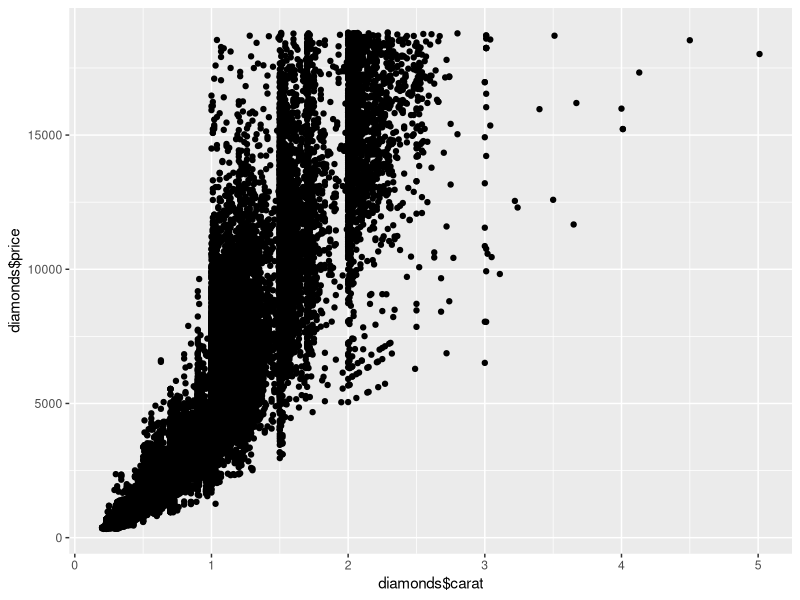
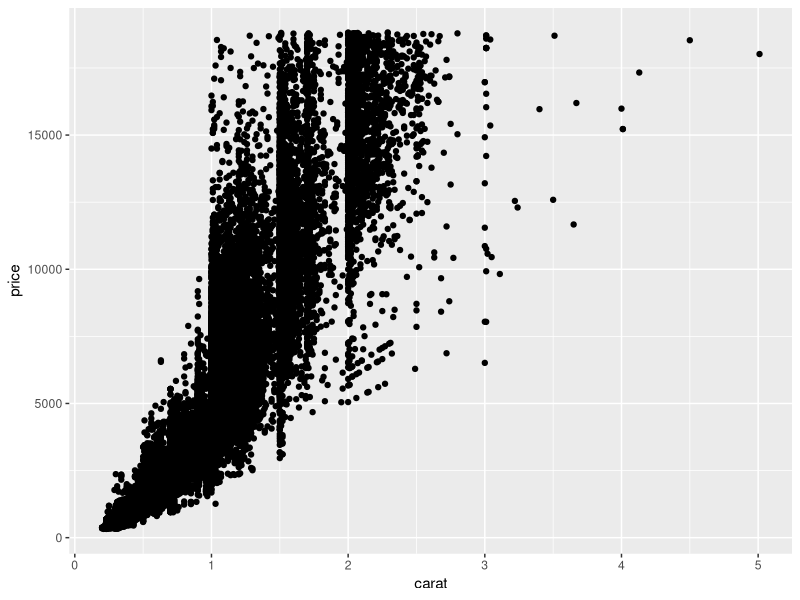
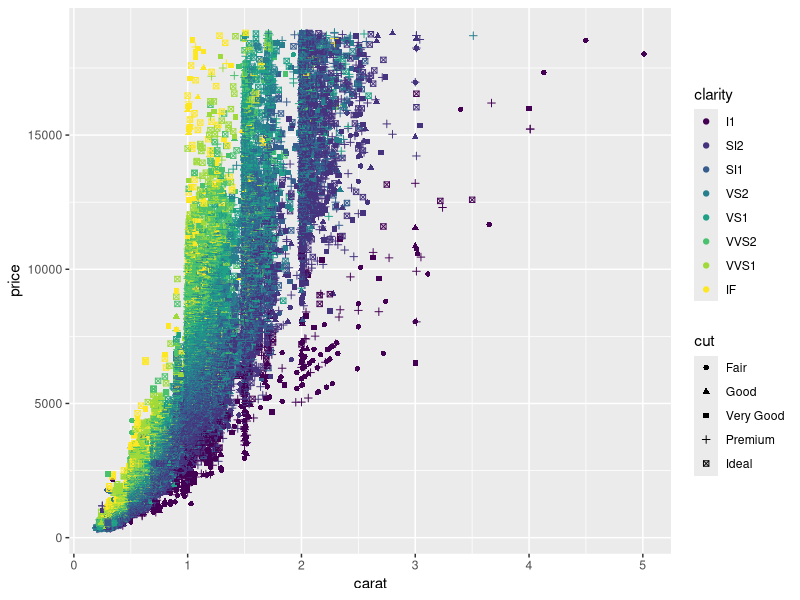
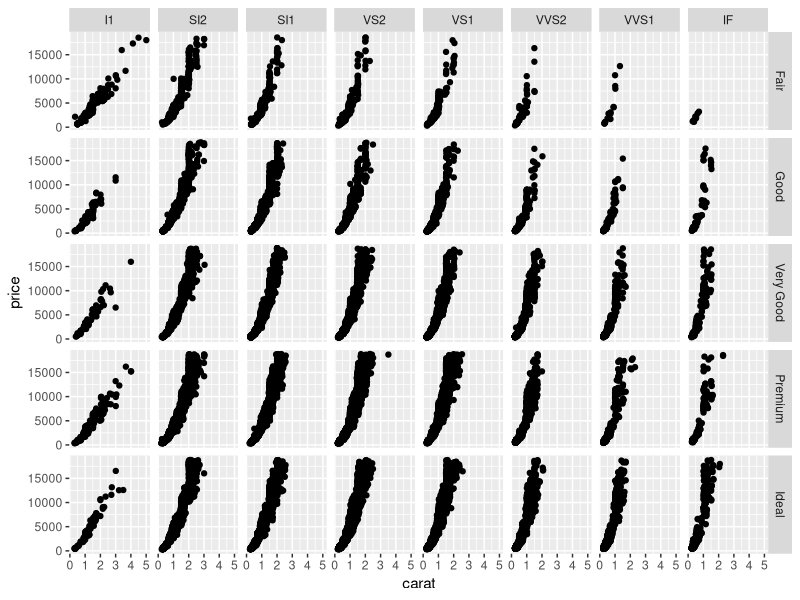
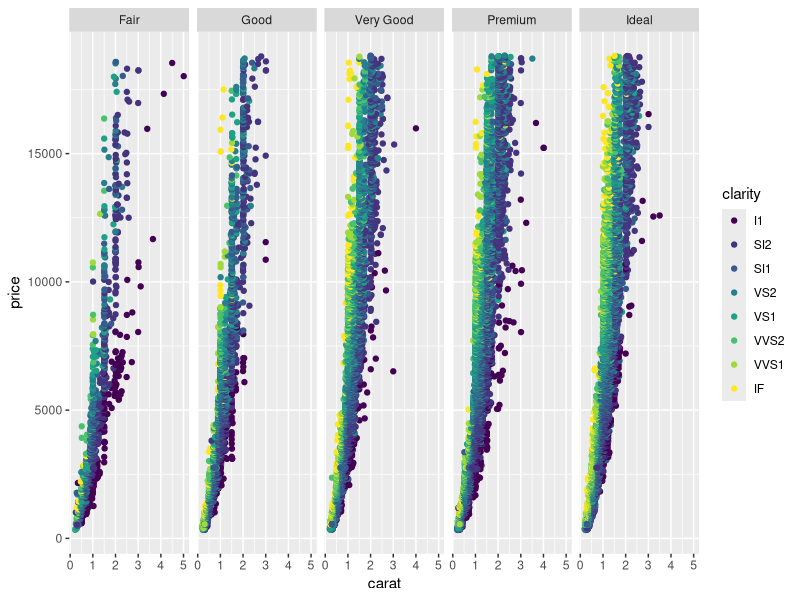
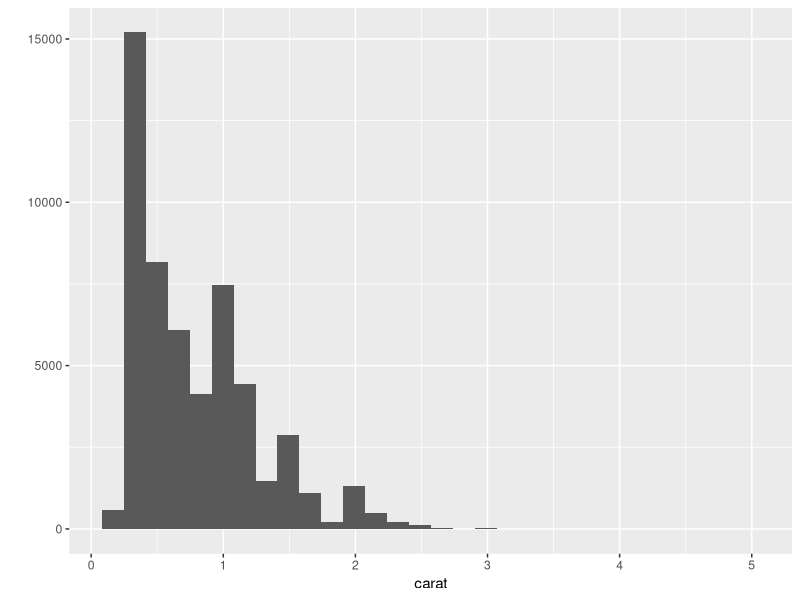
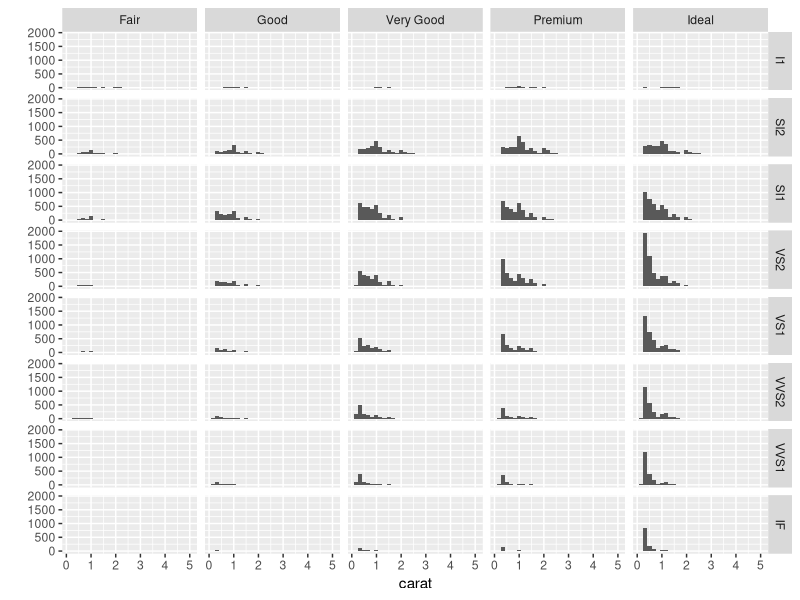
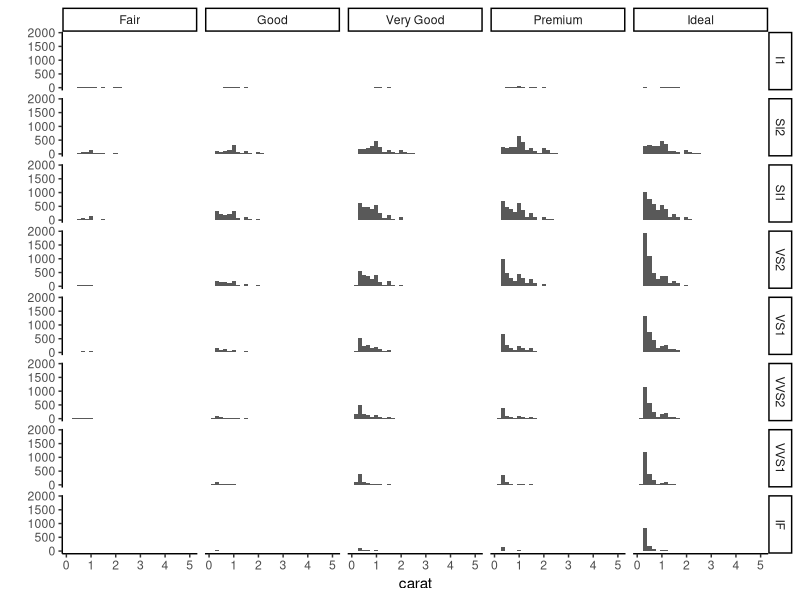

Here is the R script that generated these plots, in order: (Note: this script raises an error after producing the figures.)
## ---- chunk 1
install.packages("ggplot2")
library(ggplot2)
## ---- chunk 2
head(diamonds)
qplot(diamonds$carat, diamonds$price)
## ---- chunk 3
qplot(carat, price, data = diamonds)
## ---- chunk 4
qplot(carat, price, shape = cut, color = clarity, data = diamonds)
## ---- chunk 5
qplot(carat, price, facets = cut ~ clarity, data = diamonds)
## ---- chunk 6
qplot(carat, price, color = clarity, facets = . ~ cut, data = diamonds)
## ---- chunk 7
qplot(carat, geom="histogram", data = diamonds)
## ---- chunk 8
qplot(carat, geom="histogram", facets = clarity ~ cut, data = diamonds)
## ---- chunk 9
qplot(carat, geom="histogram", facets = clarity ~ cut, data = diamonds) +
  theme_classic()
## ---- chunk 10
d <- ggplot(diamonds, aes(x=carat, y=price)) # first you set the aesthetic and dataset
d + geom_point() # then you add geoms
d + geom_point(aes(colour = carat)) # and you can keep doing this to add layers to the plot
## ---- chunk 11
d <- ggplot(diamonds, aes(x=carat, y=price)) + 
  geom_point(aes(colour = carat))
d
## ---- chunk 12
d <- ggplot(diamonds, aes(x=price)) +
  geom_histogram()
d
## ---- chunk 13
library(tidyr)
library(dplyr)

sem <- function(x) {sd(x) / sqrt(length(x))}
ci95 <- function(x) {sem(x) * 1.96}
## ---- chunk 14
subinfo <- read.csv("../data/sklar_expt6_subinfo_corrected.csv")
d.a <- read.csv("../data/sklar_expt6a_corrected.csv")
d.b <- read.csv("../data/sklar_expt6b_corrected.csv")
## ---- chunk 15
d.a <- d.a %>%
  gather(subid, rt, X1:X21) %>%
  mutate(rt = extract_numeric(rt)) %>%
  mutate(subid = extract_numeric(subid))

d.b <- d.b %>%
  gather(subid, rt, X22:X42) %>%
  mutate(rt = extract_numeric(rt)) %>%
  mutate(subid = extract_numeric(subid))
## ---- chunk 16
d <- bind_rows(d.a, d.b)
## ---- chunk 17
d <- left_join(subinfo, d)
## ---- chunk 18
d$presentation.time <- factor(d$presentation.time)
levels(d$operand) <- c("addition","subtraction")
## ---- chunk 19
library(ggplot2)
qplot(rt, geom="histogram", data = d) + 
  geom_vline(aes(xintercept=mean(rt, na.rm=T)),   # Ignore NA values for mean
             color="red", linetype="dashed", size=1)
## ---- chunk 20

## ---- chunk 21
d$subjective.test <- as.factor(d$subjective.test)
d.test <- d %>%
  group_by(subjective.test) %>%
  summarise(mean = mean(objective.test))

qplot(objective.test, geom="histogram", fill = subjective.test, data = d) +
  facet_wrap(~subjective.test, ncol=1) +
  geom_vline(data = d.test, aes(xintercept=mean, colour = subjective.test, na.rm=T),   # Ignore NA values for mean
             linetype="dashed", size=1)

## ---- chunk 22
ds <- d %>%
  filter(subjective.test != 0) %>%
  filter(objective.test > .6)
## ---- chunk 23
ds_byCond <- ds %>%
  group_by(subid, presentation.time, congruent) %>%
  summarise(
    mean = mean(rt, na.rm = TRUE)
    ) %>%
  

ds_means <- ds_byCond %>%
  group_by(presentation.time, congruent) %>%
  summarise(
    mean = mean(mean, na.rm = TRUE),
    sem = sem(na.omit(mean))
    )
## ---- chunk 24
means.barplot <- qplot(x=presentation.time, y=mean, fill=presentation.time,
                       data=ds_byCond, geom="bar", stat="identity",
                       position="dodge") +
  geom_errorbar(aes(ymax=mean+sem,
                    ymin=mean-sem),
                    position=position_dodge(),
                    data=ds_byCond)
means.barplot
## ---- chunk 25

## ---- chunk 26

## ---- chunk 27

